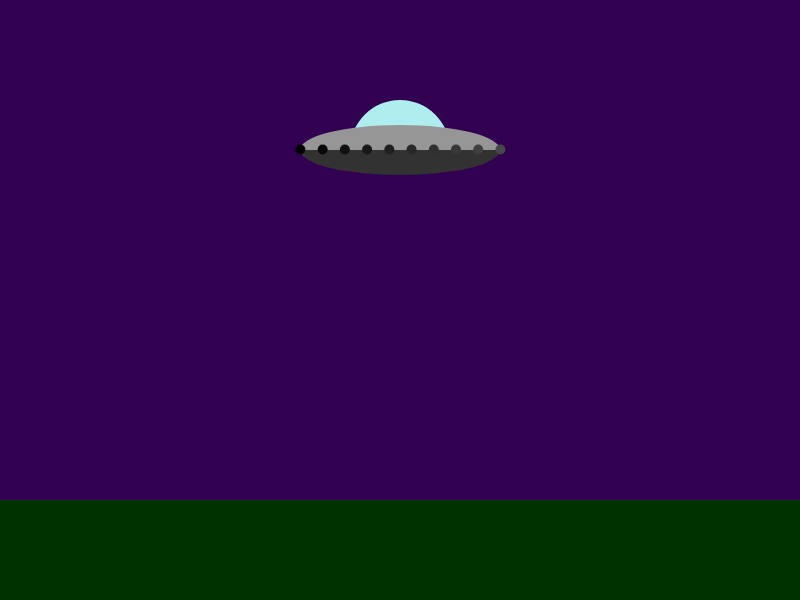
Frame 1 (no input)
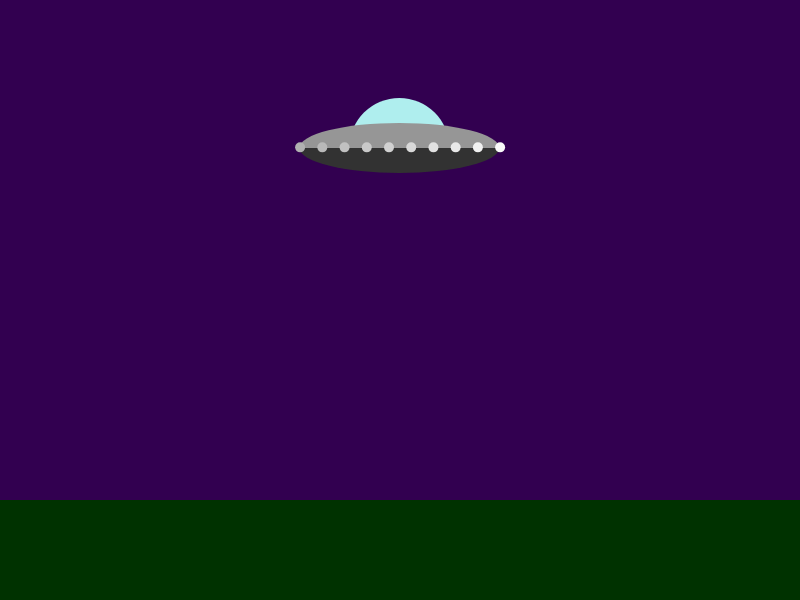
Frame 60 (no input)
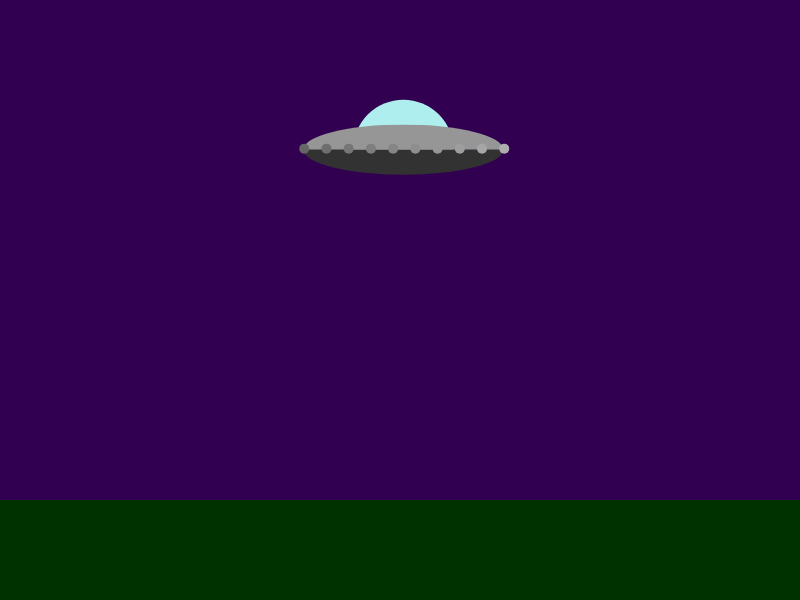
Frame 120 (the mouse pressed at the canvas centre since frame 60)

The p5.js sketch that drew these frames (run headless with seeded random() and noise() and a simulated clock; from frame 60 on, the mouse is pressed at the canvas centre):

// p5.js sketch
// ── sketch.js
//Topic 1.1 
//Object orientation revisted
//part one

function setup()
{
    createCanvas(800,600);
    noStroke();

    flying_saucer = {
        x: 400,
        y: 150,
        width: 200,
        height: 50,
        num_lights:10,
        size_lights:10,
        brightnesses: [],
    
        hover:function()
        {
            console.log("hovering")
        }
    }

    for(var i=0;i < flying_saucer.num_lights;i++)
    {
        flying_saucer.brightnesses.push((i * 8)%255)
    }
}

function draw()
{
    background(50,0,80);
    
    //draw the ground
    fill(0,50,0);
    rect(0,height - 100, width, 100);
    
    //draw the flying saucer
    fill(175,238,238);
    //dome
    arc(flying_saucer.x,
        flying_saucer.y,
        flying_saucer.width/2,
        flying_saucer.height*2,
        PI,TWO_PI)
    fill(150);
    //top part
    arc(flying_saucer.x,
        flying_saucer.y,
        flying_saucer.width,
        flying_saucer.height,
        PI,TWO_PI);
    fill(50);

    //bottom part
    arc(flying_saucer.x,
        flying_saucer.y,
        flying_saucer.width,
        flying_saucer.height,
        0,PI);
    
    //wiggle
    flying_saucer.x += random(-1,1);
    flying_saucer.y += random(-1,1);
    
    fill(255)

    let incr = flying_saucer.width/(flying_saucer.num_lights-1);
    //lights
    for(var i = 0; i<flying_saucer.num_lights;i++)
    {
        fill(flying_saucer.brightnesses[i])
        ellipse(flying_saucer.x - flying_saucer.width/2 + incr*i, 
            flying_saucer.y,
            flying_saucer.size_lights)
        //resets lights to animate
        flying_saucer.brightnesses[i] +=3;
        flying_saucer.brightnesses[i] = flying_saucer.brightnesses[i]%255;

        flying_saucer.hover();

    }
}
